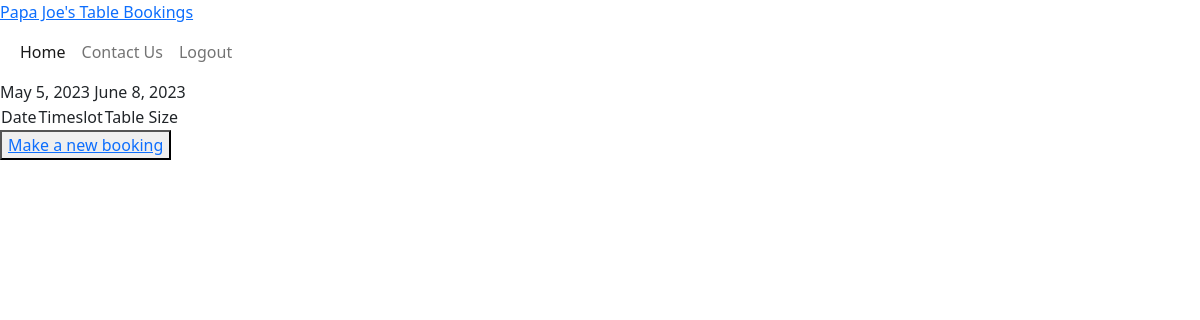
Page / (signed in) on the earlier database version.
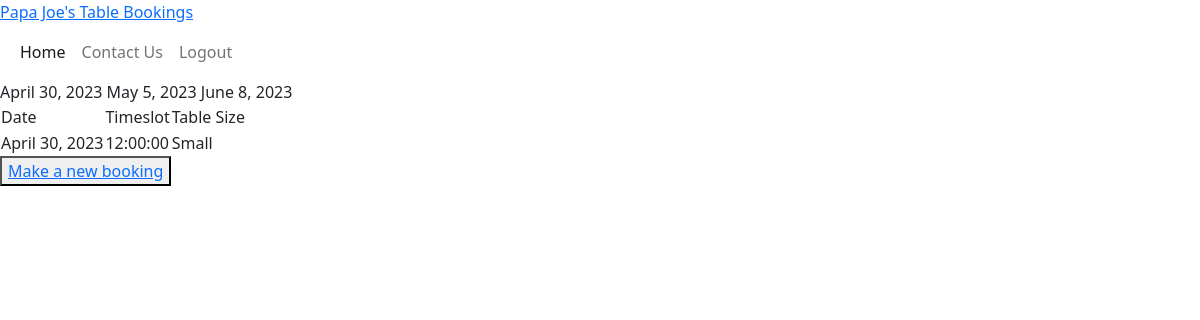
Same page on the later database version.
### booking/models.py (models this page shows, shortened)
class Booking(models.Model):
    user = models.ForeignKey(
        User, on_delete=models.CASCADE, related_name="booking"
    )
    date = models.DateField(null=False, blank=False)
    table = models.ForeignKey(
        Table, on_delete=models.CASCADE, related_name="booking"
    )
    timeslot = models.ForeignKey(
        Timeslot, on_delete=models.CASCADE, related_name="booking"
    )
    class Meta:
        ordering = ['date']

class Timeslot(models.Model):
    time = models.TimeField(null=False, blank=False)
    def __str__(self):
        return str(self.time)

class Table(models.Model):
    size = models.IntegerField(null=False, blank=False)
    category = models.CharField(max_length=10, null=False, blank=False)
    upper_limit = models.IntegerField(null=False, blank=False)

### booking/views.py (the view)
# urls.py: path('', home_page, name='Home'),
def home_page(request):
    bookings = Booking.objects.all()
    context = {
        'bookings': bookings
    }
    return render(request, 'booking/index.html', context)

### booking/templates/booking/index.html (shortened to what this page needs)
{% extends "booking/site_page.html" %}
{% block nav %}
    <li class="nav-item">
        <a class="nav-link active" aria-current="page" href="/">Home</a>
    </li>
    <li class="nav-item">
        <a class="nav-link" aria-current="page" href="/contacts">Contact Us</a>
    </li>
{% endblock %}
{% block content %}
{% for booking in bookings %}
{{ booking.date }}
{% endfor %}
    {% if user.is_authenticated %}
        <table>
            <tr>
                <td>Date</td>
                <td>Timeslot</td>
                <td>Table Size</td>
            </tr>
            {% for booking in bookings %}
                {% if user == booking.user %}
                <tr>
                    <td>{{booking.date}}</td>
                    <td>{{booking.timeslot}}</td>
                    <td>{{booking.table.category}}</td>
                </tr>
                {% endif %}
            {% endfor %}
        </table>
        <button type="button"><a href="/booking">Make a new booking</a></button>
    {% endif %}
{% endblock %}

Differences in the rows shown:
added Booking: date "April 30, 2023", timeslot "12:00:00", table.category "Small"
